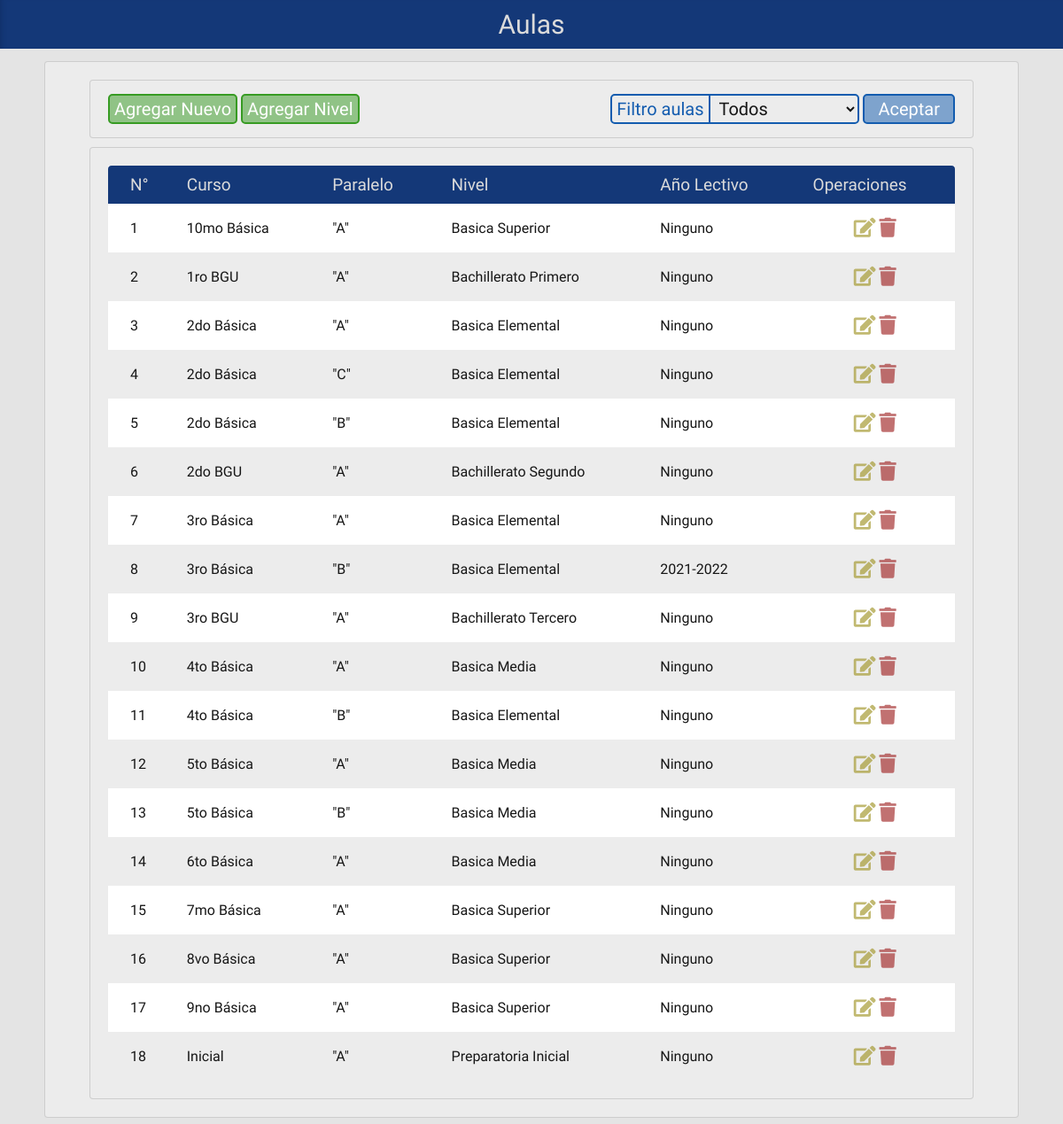
The app's page /proyecto/php/editar_aulas.php with its own data.
### tables this page shows
CREATE TABLE `paralelo` (
  `AUL_CODIGO` int(2) NOT NULL,
  `HOR_CODIGO` int(2) DEFAULT NULL,
  `AUL_NOMBRE` varchar(30) NOT NULL,
  `AUL_CURSO` varchar(20) NOT NULL,
  `NIV_CODIGO` int(2) DEFAULT NULL,
  `AUL_ESTADO` int(1) NOT NULL DEFAULT '1'
);

CREATE TABLE `nivel` (
  `NIV_CODIGO` int(2) NOT NULL,
  `NIV_NOMBRE` varchar(20) NOT NULL,
  `NIV_SUBNIVEL` varchar(20) NOT NULL,
  `NIV_ESTADO` int(1) NOT NULL DEFAULT '1'
);

CREATE TABLE `horarios` (
  `HOR_CODIGO` int(2) NOT NULL,
  `SUP_CODIGO` int(2) NOT NULL,
  `HOR_ALECTIVO` varchar(9) NOT NULL,
  `HOR_ESTADO` int(1) NOT NULL DEFAULT '1'
);

### proyecto/php/editar_aulas.php (the view, shortened to what this page needs)
<!doctype html>
<html>
<head>
	<link href="../css/estiloMostrar.css" rel="stylesheet" type="text/css">
	<link rel="stylesheet" href="https://use.fontawesome.com/releases/v5.8.1/css/all.css">
</head>
<body>
<div class="contenedor">
	<div class="cabeza">Aulas</div>
	<?php
	$conn = new mysqli( "localhost", "admin", "admin", "horarios" );
	$result = mysqli_query( $conn, "Select * From paralelo p, horarios h, nivel n where (p.HOR_CODIGO=h.HOR_CODIGO or p.hor_codigo is null) and p.NIV_CODIGO=n.NIV_CODIGO group by p.AUL_CODIGO order by p.aul_curso" );
	$activos = mysqli_query( $conn, "Select * From paralelo p, horarios h, nivel n where (p.HOR_CODIGO=h.HOR_CODIGO or p.hor_codigo is null) and p.NIV_CODIGO=n.NIV_CODIGO and p.AUL_ESTADO=1 group by p.AUL_CODIGO order by p.aul_curso" );
	$desactivos = mysqli_query( $conn, "Select * From paralelo p, horarios h, nivel n where (p.HOR_CODIGO=h.HOR_CODIGO or p.hor_codigo is null) and p.NIV_CODIGO=n.NIV_CODIGO and p.AUL_ESTADO=0 group by p.AUL_CODIGO order by p.aul_curso" );
	?>
	<div class="cuerpo">
	<div class="opciones">
		<div class="bloque margen-top">
			<a href="../html/forms/aula_form_ing.php" id="idcrear" ><button type="button">Agregar Nuevo</button></a>
			<a href="../html/forms/nivel_form_ing.html" id="idcrear" ><button type="button">Agregar Nivel</button></a>
		</div>
		<div class="bloque"><form id="form1" name="form1" method="post" action="#">
			<label class="filtro" for="select">Filtro aulas</label>
			<select name="estado" class="filtro">
				<option value="Todos" selected>Todos</option>
			</select>
			<input type="submit" value="Aceptar">
		</form></div>
	</div>
	<div class="cont-tabla">
	<table>
		<thead>
			<tr>
				<th>N°</th>
				<th>Curso</th>
				<th>Paralelo</th>
				<th>Nivel</th>
				<th>Año Lectivo</th>
				<th>Operaciones</th>
			</tr>
		</thead>
		<tbody>
			<?php
			$estado = $_POST[ 'estado' ];
			if ( $estado == 'Todos' ||  $estado == '') {
				$cont = 1;
				while ( $row = mysqli_fetch_array( $result ) ) {
					echo '<tr><td>' .$cont. '</td>';
					echo '<td>' . $row[ "AUL_CURSO" ] . '</td>';
					echo '<td>"' . $row[ "AUL_NOMBRE" ] . '"</td>';
					if($row['NIV_ESTADO']=='1'){$niv = ucfirst(mb_strtolower($row[ "NIV_NOMBRE" ], 'UTF-8')). ' ' .ucfirst(mb_strtolower($row[ "NIV_SUBNIVEL" ], 'UTF-8'));}
					else {$niv = "Ninguno";}
					echo '<td>' .$niv. '</td>';
					if(is_null($row[1]) || $row['HOR_ESTADO'] == 0){$hor = "Ninguno";}
					else {$hor = $row['HOR_ALECTIVO'];}
					echo '<td>' .$hor. '</td>';
					if($row['AUL_ESTADO']=='1'){$estado = 'title="Eliminar" class="tabla-registro-elim btn-eliminar-a"><i class="fas fa-trash"></i>'; $est = "Activo";}
					else {$estado = 'title="Activar" class="btn-eliminar-i"><i class="fas fa-trash-restore"></i>'; $est = "Inactivo";}
					echo '<td> <a href="editar_aulas_recibe.php?u='.$row[ "AUL_CODIGO" ].'" title="Editar" class="btn-editar"><i class="fas fa-edit"></i></a>
							   <a href="eliminar_aulas.php?u='.$row[ "AUL_CODIGO" ].'" '.$estado.'</a></td></tr>';
					$cont++;
				}
			} else if ( $estado == 'Activos' ) {
				$cont = 1;
				while ( $row = mysqli_fetch_array( $activos ) ) {
					echo '<tr><td>' .$cont. '</td>';
					echo '<td>' . $row[ "AUL_CURSO" ] . '</td>';
					echo '<td>"' . $row[ "AUL_NOMBRE" ] . '"</td>';
					if($row['NIV_ESTADO']=='1'){$niv = ucfirst(mb_strtolower($row[ "NIV_NOMBRE" ], 'UTF-8')). ' ' .ucfirst(mb_strtolower($row[ "NIV_SUBNIVEL" ], 'UTF-8'));}
					else {$niv = "Ninguno";}
					echo '<td>' .$niv. '</td>';
					if(is_null($row[1]) || $row['HOR_ESTADO'] == 0){$hor = "Ninguno";}
					else {$hor = $row['HOR_ALECTIVO'];}
					echo '<td>' .$hor. '</td>';
					echo '<td> <a href="editar_aulas_recibe.php?u='.$row[ "AUL_CODIGO" ].'" title="Editar" class="btn-editar"><i class="fas fa-edit"></i></a>
							   <a href="eliminar_aulas.php?u='.$row[ "AUL_CODIGO" ].'" title="Eliminar" class="tabla-registro-elim  btn-eliminar-a"><i class="fas fa-trash"></i></a></td></tr>';
					$cont++;
				}
				mysqli_free_result( $activos );
			} else if ( $estado == 'Desactivados' ) {
				$cont = 1;
				while ( $row = mysqli_fetch_array( $desactivos ) ) {
					echo '<tr><td>' .$cont. '</td>';
					echo '<td>' . $row[ "AUL_CURSO" ] . '</td>';
					echo '<td>"' . $row[ "AUL_NOMBRE" ] . '"</td>';
					if($row['NIV_ESTADO']=='1'){$niv = ucfirst(mb_strtolower($row[ "NIV_NOMBRE" ], 'UTF-8')). ' ' .ucfirst(mb_strtolower($row[ "NIV_SUBNIVEL" ], 'UTF-8'));}
					else {$niv = "Ninguno";}
					echo '<td>' .$niv. '</td>';
					if(is_null($row[1]) || $row['HOR_ESTADO'] == 0){$hor = "Ninguno";}
					else {$hor = $row['HOR_ALECTIVO'];}
					echo '<td>' .$hor. '</td>';
					echo '<td> <a href="editar_aulas_recibe.php?u='.$row[ "AUL_CODIGO" ].'" title="Editar" class="btn-editar"><i class="fas fa-edit"></i></a>
							   <a href="eliminar_aulas.php?u='.$row[ "AUL_CODIGO" ].'" title="Activar"  class="btn-eliminar-i"><i class="fas fa-trash-restore"></i></a></td></tr>';
					$cont++;
				}
				mysqli_free_result( $desactivos );
			}
			?>
		</tbody>
	</table>
	</div>
	</div>
</div>
</body>
</html>

### proyecto/css/estiloMostrar.css (style rules this page uses)
:root { --base: rgba(20,56,120,1.00); --base2: rgba(19,92,175,1.00); --base2-semitransp: rgba(19,92,175,0.50); --sec: rgba(204,180,11,1.00); --activo: rgba(27,78,168,1.00); --selec: rgba(21,60,129,1.00); --texto: rgba(219,219,219,1.00); --azul-claro: rgba(19,92,175,1.00); --azul: rgba(24,63,155,1.00); --confirm: rgba(192,91,39,1.00); --elimin: rgba(163,33,35,1.00); --confirm2: rgba(108,39,184,1.00); --confirm-osc: rgba(160,75,32,1.00); --fondo: rgba(228,228,228,1.00); --fondo2: rgba(236,236,236,1.00); }
* { margin: 0; padding: 0; font-family: 'Hind Siliguri', sans-serif; }
body { background-color: var(--fondo); }
.contenedor { display: flex; flex-direction: column; flex-wrap: wrap; justify-content: flex-start; align-items: normal; align-content: stretch; max-width: 100%; }
.cabeza { display: block; text-align: center; background-color: var(--base); color: var(--texto); font-size: 30px; font-weight: 400; padding: 10px 0; width: 100%; box-shadow: inset 6px 0px 9px -8px rgba(10,31,68,0.70); }
.cuerpo { display: flex; flex-direction: column; flex-wrap: wrap; justify-content: flex-start; align-items: normal; align-content: stretch; max-width: 100%; margin: 14px 50px; padding: 10px 40px; border: 1px solid rgba(159,159,159,0.40); border-radius: 4px; background-color: var(--fondo2); }
.cont-tabla { display: block; float: left; max-width: 100%; height: 100%; padding: 20px 20px; margin: 5px 10px 10px; border: 1px solid rgba(159,159,159,0.40); border-radius: 4px; background-color: var(--fondo2); }
.cuerpo > .opciones { display: flex; justify-content: space-between; max-width: 100%; padding: 10px 20px; margin: 10px 10px 5px; border: 1px solid rgba(159,159,159,0.40); border-radius: 4px; background-color: var(--fondo2); }
.opciones { display: flex; justify-content: flex-end; max-width: 100%; padding: 10px 20px; margin: 10px 10px 5px; border: 1px solid rgba(159,159,159,0.40); border-radius: 4px; background-color: var(--fondo2); }
.bloque { display: inline-block; }
.margen-top { margin: 5px 0 0 0; }
.filtro { margin-bottom:20px; }
table { background-color: white; text-align: left; border-collapse: collapse; width: 100%; }
th { font-size: 19px; font-weight: 400; padding: 10px 20px; }
th:first-child { border-radius: 4px 0 0 0; padding: 10px 10px 10px 25px; }
th:last-child { border-radius: 0 4px 0 0; }
td { padding: 15px 20px; font-size: 16px; font-weight: 500; color: rgba(23,23,23,1.00); }
td:first-child { padding: 10px 10px 10px 25px; }
td:last-child { text-align: center; }
thead { background-color: var(--base); color: var(--texto); }
tr:nth-child(even) { background-color: var(--fondo2); }
.btn-editar { font-size: 22px; text-decoration: none; color: rgba(162,150,43,0.67); }
.btn-eliminar-a { font-size: 22px; text-decoration: none; color: rgba(162,43,43,0.67); }
select.filtro { background: none; color: #161616; border: none; border: solid 2px var(--base2); border-radius: 0 5px 5px 0; margin: 5px 0; padding: 2px 5px; width: 170px; font-size: 20px; transition: all 0.3s; outline: none; }
input::placeholder { background: none; color:rgba(42,42,42,0.44); font-size: 20px; }
label.filtro { font-size: 20px; color: var(--base2); border: none; border: solid 2px var(--base2); padding: 3px 5px; border-radius: 5px 0 0 5px; margin-right: -5px; }
select { background: none; color: #161616; border: none; border: solid 2px var(--base2); border-radius: 5px; margin: 5px 0 15px 0; padding: 2px 5px; width: 98.5%; font-size: 20px; transition: all 0.3s; }
label { font-size: 20px; color: var(--base2); }
[type=button], [type=submit], [type=reset] { background-color: var(--base2-semitransp); border-radius: 5px; border: 2px var(--base2) solid; color: white; padding: 3px 5px; cursor: pointer; transition: all 0.1s; font-size: 20px; text-decoration: none; }
[type=submit], #idcancelar > [type=button] { padding: 3px 15px; }
#idcrear [type=button] { background-color: rgba(55,155,35,0.50); color: white; border: 2px rgba(55,155,35,1.0) solid; }

### records on screen
paralelo: AUL_CURSO "10mo Básica", AUL_NOMBRE "A", NIV_CODIGO.NIV_SUBNIVEL "Basica Superior", HOR_CODIGO "Ninguno", AUL_ESTADO 1 (drawn)
paralelo: AUL_CURSO "1ro BGU", AUL_NOMBRE "A", NIV_CODIGO.NIV_SUBNIVEL "Bachillerato Primero", HOR_CODIGO.HOR_ESTADO "Ninguno", AUL_ESTADO 1 (drawn)
paralelo: AUL_CURSO "2do Básica", AUL_NOMBRE "A", NIV_CODIGO.NIV_SUBNIVEL "Basica Elemental", HOR_CODIGO.HOR_ESTADO "Ninguno", AUL_ESTADO 1 (drawn)
paralelo: AUL_CURSO "2do Básica", AUL_NOMBRE "C", NIV_CODIGO.NIV_SUBNIVEL "Basica Elemental", HOR_CODIGO.HOR_ESTADO "Ninguno", AUL_ESTADO 1 (drawn)
paralelo: AUL_CURSO "2do Básica", AUL_NOMBRE "B", NIV_CODIGO.NIV_SUBNIVEL "Basica Elemental", HOR_CODIGO.HOR_ESTADO "Ninguno", AUL_ESTADO 1 (drawn)
paralelo: AUL_CURSO "2do BGU", AUL_NOMBRE "A", NIV_CODIGO.NIV_SUBNIVEL "Bachillerato Segundo", HOR_CODIGO "Ninguno", AUL_ESTADO 1 (drawn)
paralelo: AUL_CURSO "3ro Básica", AUL_NOMBRE "A", NIV_CODIGO.NIV_SUBNIVEL "Basica Elemental", HOR_CODIGO.HOR_ESTADO "Ninguno", AUL_ESTADO 1 (drawn)
paralelo: AUL_CURSO "3ro Básica", AUL_NOMBRE "B", NIV_CODIGO.NIV_SUBNIVEL "Basica Elemental", HOR_CODIGO.HOR_ALECTIVO "2021-2022", AUL_ESTADO 1 (drawn)
paralelo: AUL_CURSO "3ro BGU", AUL_NOMBRE "A", NIV_CODIGO.NIV_SUBNIVEL "Bachillerato Tercero", HOR_CODIGO "Ninguno", AUL_ESTADO 1 (drawn)
paralelo: AUL_CURSO "4to Básica", AUL_NOMBRE "A", NIV_CODIGO.NIV_SUBNIVEL "Basica Media", HOR_CODIGO "Ninguno", AUL_ESTADO 1 (drawn)
paralelo: AUL_CURSO "4to Básica", AUL_NOMBRE "B", NIV_CODIGO.NIV_SUBNIVEL "Basica Elemental", HOR_CODIGO "Ninguno", AUL_ESTADO 1 (drawn)
paralelo: AUL_CURSO "5to Básica", AUL_NOMBRE "A", NIV_CODIGO.NIV_SUBNIVEL "Basica Media", HOR_CODIGO.HOR_ESTADO "Ninguno", AUL_ESTADO 1 (drawn)
paralelo: AUL_CURSO "5to Básica", AUL_NOMBRE "B", NIV_CODIGO.NIV_SUBNIVEL "Basica Media", HOR_CODIGO.HOR_ESTADO "Ninguno", AUL_ESTADO 1 (drawn)
paralelo: AUL_CURSO "6to Básica", AUL_NOMBRE "A", NIV_CODIGO.NIV_SUBNIVEL "Basica Media", HOR_CODIGO "Ninguno", AUL_ESTADO 1 (drawn)
paralelo: AUL_CURSO "7mo Básica", AUL_NOMBRE "A", NIV_CODIGO.NIV_SUBNIVEL "Basica Superior", HOR_CODIGO "Ninguno", AUL_ESTADO 1 (drawn)
paralelo: AUL_CURSO "8vo Básica", AUL_NOMBRE "A", NIV_CODIGO.NIV_SUBNIVEL "Basica Superior", HOR_CODIGO "Ninguno", AUL_ESTADO 1 (drawn)
paralelo: AUL_CURSO "9no Básica", AUL_NOMBRE "A", NIV_CODIGO.NIV_SUBNIVEL "Basica Superior", HOR_CODIGO "Ninguno", AUL_ESTADO 1 (drawn)
paralelo: AUL_CURSO "Inicial", AUL_NOMBRE "A", NIV_CODIGO.NIV_SUBNIVEL "Preparatoria Inicial", HOR_CODIGO "Ninguno", AUL_ESTADO 1 (drawn)
